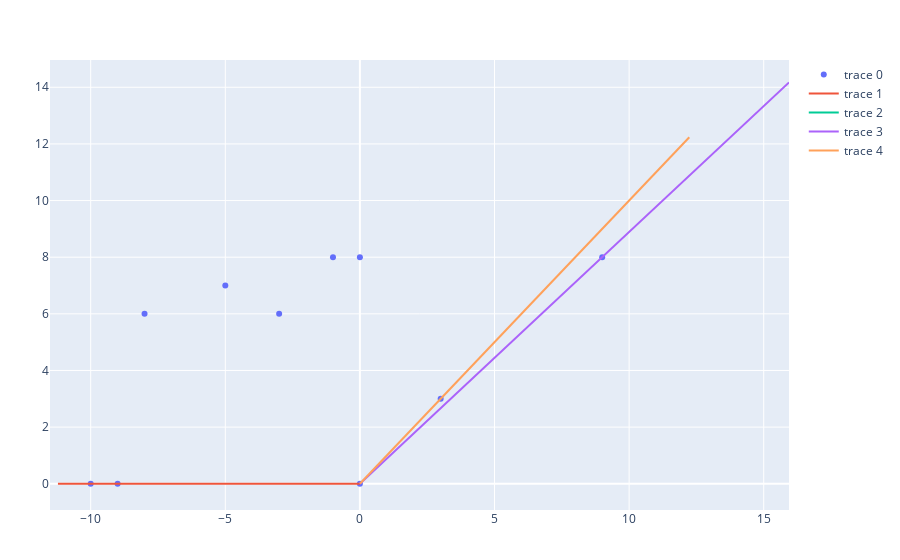

Notebook cell for this chart:
### Code cell
#Pruebas
#using IJulia,WebIO
x = rand(-10:10,10)
y = rand(0:10,10)
FinalConicHullaprx([x y])

### Figure 1 — Plotly figure (JSON) as saved in the notebook; plotly's stock layout.template omitted (floating-point values rounded to 4 significant figures)
{"data": [{"mode": "markers", "type": "scatter", "x": [-10, 0, 3, -1, -8, -5, 9, 0, -9, -3], "y": [0, 0, 3, 8, 6, 7, 8, 8, 0, 6]}, {"mode": "lines", "type": "scatter", "x": [-11.22, 0], "y": [0, 0]}, {"mode": "lines", "type": "scatter", "x": [0, 0], "y": [0, 0]}, {"mode": "lines", "type": "scatter", "x": [15.94, 0], "y": [14.17, 0]}, {"mode": "lines", "type": "scatter", "x": [12.24, 0], "y": [12.24, 0]}], "layout": {"margin": {"b": 50, "l": 50, "r": 50, "t": 60}}}
